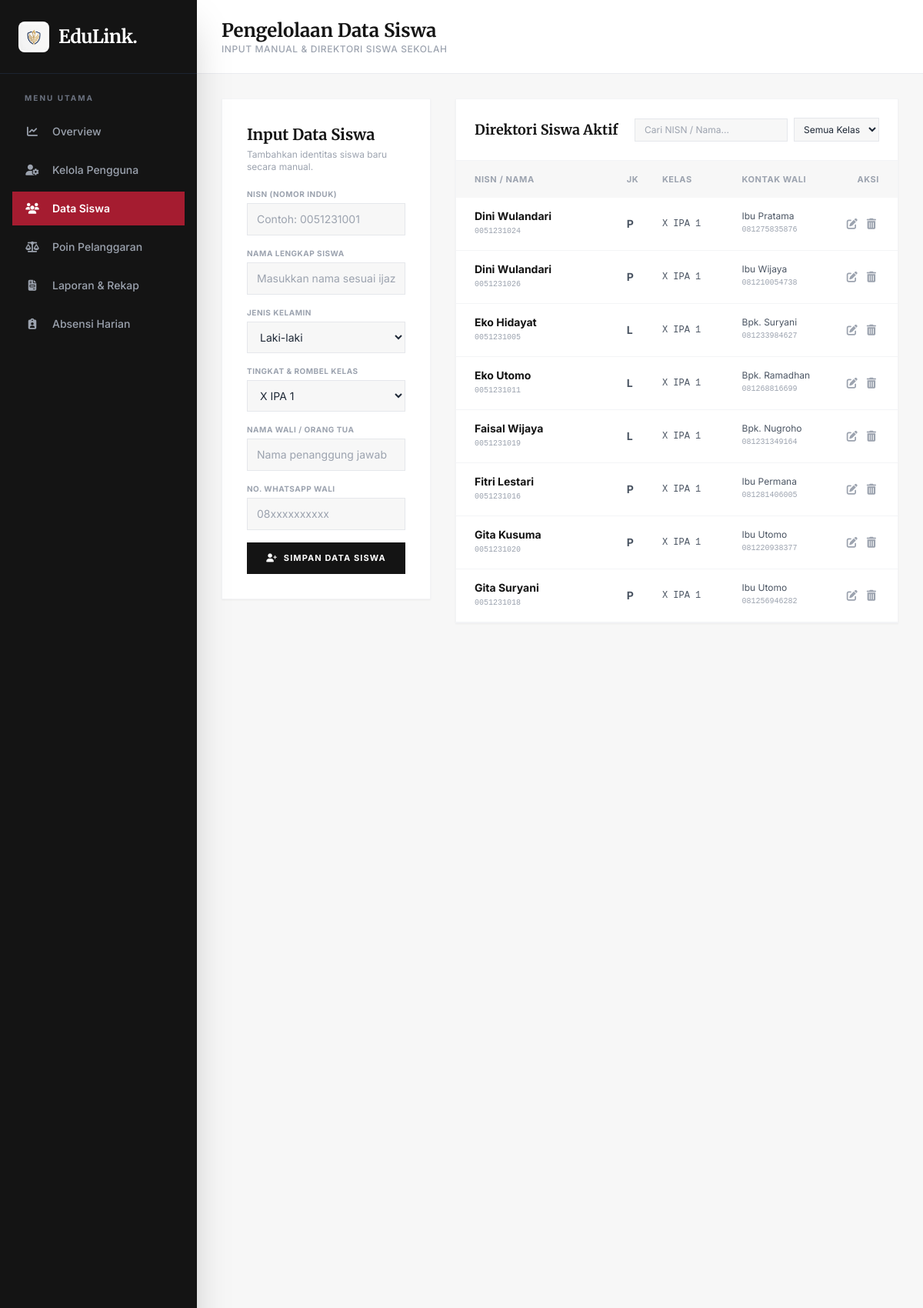
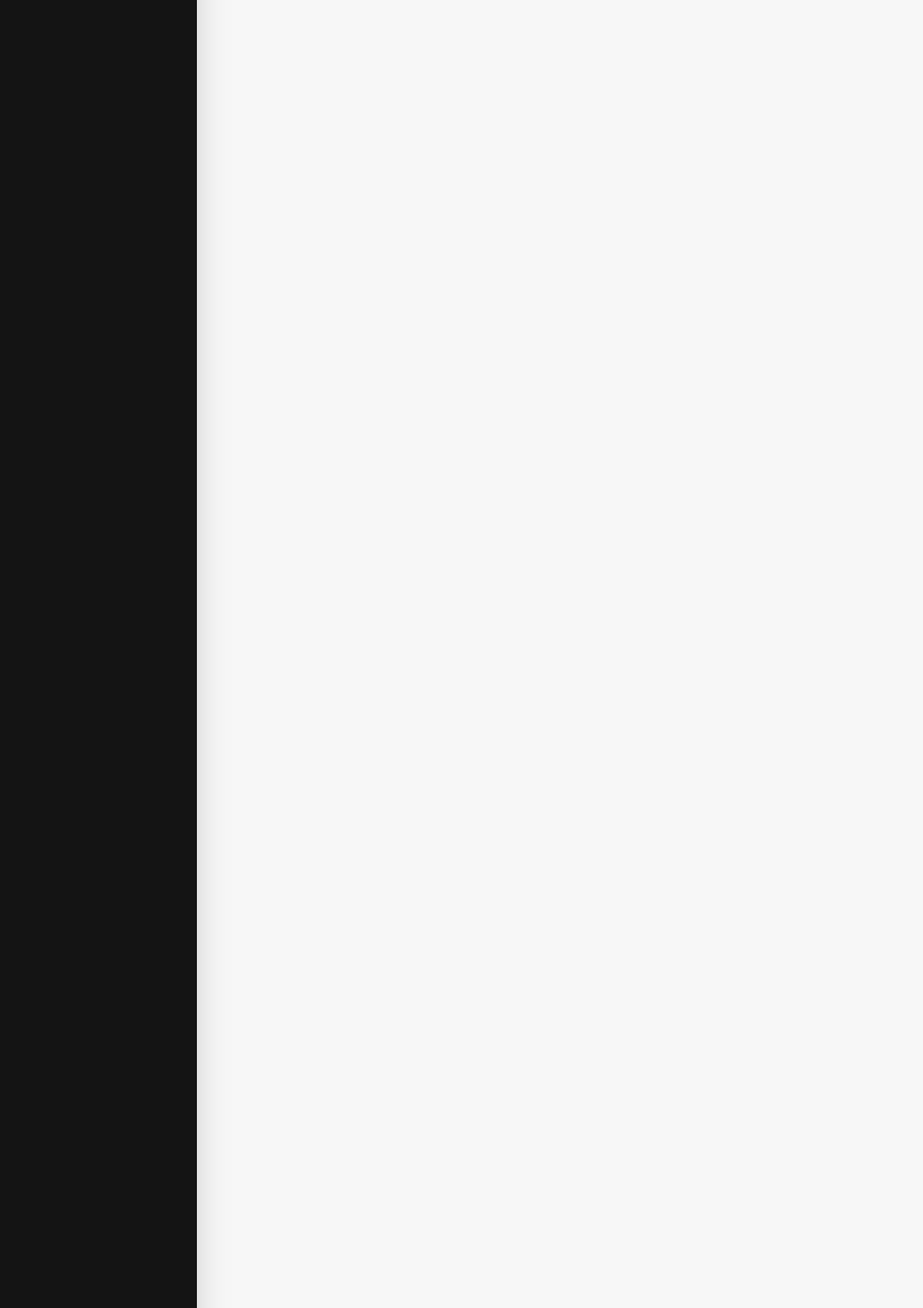
Screenshot of /siswa (signed in, upper part) with the database file from the repository (2 pictures, top to bottom).
### tables this page shows
CREATE TABLE siswa (
            id INTEGER PRIMARY KEY AUTOINCREMENT,
            nisn TEXT UNIQUE NOT NULL,
            nama_siswa TEXT NOT NULL,
            jenis_kelamin TEXT NOT NULL,
            kelas TEXT NOT NULL,
            nama_wali TEXT NOT NULL,
            no_hp_wali TEXT NOT NULL
        );

### backend/app.py (the view)
@app.route('/siswa')
def siswa():
    if 'user_id' not in session:
        return redirect(url_for('login'))
    conn = get_db_connection()
    daftar_siswa = conn.execute("SELECT * FROM siswa ORDER BY kelas ASC, nama_siswa ASC").fetchall()
    conn.close()
    return render_template('dashboard/siswa.html', nama_user=session['nama'], siswa_list=daftar_siswa)

### backend/modules/database.py (called while the page is built)
def get_db_connection():
    conn = sqlite3.connect(DB_PATH)
    conn.row_factory = sqlite3.Row
    return conn

### frontend/templates/dashboard/siswa.html (shortened to what this page needs)
<!DOCTYPE html>
<html lang="id">
<head>
    <script src="https://cdn.tailwindcss.com"></script>
    <link rel="stylesheet" href="https://cdnjs.cloudflare.com/ajax/libs/font-awesome/6.4.0/css/all.min.css">
</head>
<body class="bg-eduPaper text-gray-800 font-sans h-screen flex overflow-hidden selection:bg-eduCrimson-600 selection:text-white">
    <aside id="sidebar" class="fixed lg:static top-0 left-0 h-full w-64 bg-eduDark-900 text-gray-400 flex flex-col shadow-2xl z-40 shrink-0 transform -translate-x-full lg:translate-x-0 transition-transform duration-300">
        <div class="h-20 lg:h-24 flex items-center justify-between px-6 border-b border-gray-800/80">
            <div class="flex items-center gap-3">
                <div class="w-10 h-10 rounded-lg bg-white p-1 flex items-center justify-center shrink-0 border-none shadow-none">
                    <img src="{{ url_for('static', filename='images/edulink-logo.webp') }}" alt="EduLink Logo" class="w-full h-full object-contain mix-blend-multiply scale-110">
                </div>
                <span class="text-2xl font-serif font-bold text-white tracking-tight">EduLink.</span>
            </div>
        </div>
        <nav class="flex-1 overflow-y-auto py-6 px-4 flex flex-col gap-1.5">
            <p class="px-4 text-[10px] font-bold text-gray-500 uppercase tracking-[0.2em] mb-2">Menu Utama</p>
            <a href="/dashboard" class="flex items-center gap-4 px-4 py-3 hover:bg-eduDark-800 hover:text-white transition"><i class="fa-solid fa-chart-line text-sm w-5 text-center"></i><span class="text-sm font-medium">Overview</span></a>
            <a href="/users" class="flex items-center gap-4 px-4 py-3 hover:bg-eduDark-800 hover:text-white transition"><i class="fa-solid fa-user-gear text-sm w-5 text-center"></i><span class="text-sm font-medium">Kelola Pengguna</span></a>
            <a href="/siswa" class="flex items-center gap-4 px-4 py-3 bg-eduCrimson-600 text-white transition"><i class="fa-solid fa-users text-sm w-5 text-center"></i><span class="text-sm font-semibold">Data Siswa</span></a>
            <a href="/poin" class="flex items-center gap-4 px-4 py-3 hover:bg-eduDark-800 hover:text-white transition"><i class="fa-solid fa-scale-balanced text-sm w-5 text-center"></i><span class="text-sm font-medium">Poin Pelanggaran</span></a>
            <a href="/laporan" class="flex items-center gap-4 px-4 py-3 hover:bg-eduDark-800 hover:text-white transition"><i class="fa-solid fa-file-invoice text-sm w-5 text-center"></i><span class="text-sm font-medium">Laporan & Rekap</span></a>
            <a href="/absensi" class="flex items-center gap-4 px-4 py-3 hover:bg-eduDark-800 hover:text-white transition"><i class="fa-solid fa-clipboard-user text-sm w-5 text-center"></i><span class="text-sm font-medium">Absensi Harian</span></a>
        </nav>
    </aside>
    <main class="flex-1 flex flex-col h-full relative z-10 min-w-0">
        <header class="h-20 lg:h-24 bg-white border-b border-gray-200/80 flex items-center justify-between px-4 sm:px-8 shrink-0">
            <div class="flex items-center gap-3">
                <div>
                    <h1 class="text-lg sm:text-2xl font-serif font-bold text-eduDark-900 leading-tight">Pengelolaan Data Siswa</h1>
                    <p class="text-[10px] sm:text-xs text-gray-400 font-medium uppercase tracking-wider hidden sm:block">Input Manual & Direktori Siswa Sekolah</p>
                </div>
            </div>
        </header>
        <div class="flex-1 overflow-y-auto p-4 sm:p-8 space-y-6 sm:space-y-8">
            <div class="grid grid-cols-1 lg:grid-cols-3 gap-6 sm:gap-8 items-start">
                <div class="bg-white p-5 sm:p-8 border border-gray-100 shadow-sm">
                    <h3 class="font-serif font-bold text-lg sm:text-xl text-eduDark-900 mb-1">Input Data Siswa</h3>
                    <p class="text-xs text-gray-400 mb-5">Tambahkan identitas siswa baru secara manual.</p>
                    <form action="#" method="POST" autocomplete="off" class="space-y-4">
                        <div>
                            <label class="text-[10px] font-bold text-gray-400 uppercase tracking-wider block mb-1">NISN (Nomor Induk)</label>
                            <input type="text" name="nisn" required placeholder="Contoh: 0051231001" class="w-full bg-eduPaper border border-gray-200 text-xs sm:text-sm py-2.5 px-3 focus:outline-none focus:border-eduCrimson-600">
                        </div>
                        <div>
                            <label class="text-[10px] font-bold text-gray-400 uppercase tracking-wider block mb-1">Nama Lengkap Siswa</label>
                            <input type="text" name="nama_siswa" required placeholder="Masukkan nama sesuai ijazah" class="w-full bg-eduPaper border border-gray-200 text-xs sm:text-sm py-2.5 px-3 focus:outline-none focus:border-eduCrimson-600">
                        </div>
                        <div>
                            <label class="text-[10px] font-bold text-gray-400 uppercase tracking-wider block mb-1">Jenis Kelamin</label>
                            <select name="jenis_kelamin" required class="w-full bg-eduPaper border border-gray-200 text-xs sm:text-sm py-2.5 px-3 focus:outline-none focus:border-eduCrimson-600">
                                <option value="L">Laki-laki</option>
                            </select>
                        </div>
                        <div>
                            <label class="text-[10px] font-bold text-gray-400 uppercase tracking-wider block mb-1">Tingkat & Rombel Kelas</label>
                            <select name="kelas" required class="w-full bg-eduPaper border border-gray-200 text-xs sm:text-sm py-2.5 px-3 focus:outline-none focus:border-eduCrimson-600">
                                <option value="X IPA 1">X IPA 1</option>
                            </select>
                        </div>
                        <div>
                            <label class="text-[10px] font-bold text-gray-400 uppercase tracking-wider block mb-1">Nama Wali / Orang Tua</label>
                            <input type="text" name="nama_wali" placeholder="Nama penanggung jawab" class="w-full bg-eduPaper border border-gray-200 text-xs sm:text-sm py-2.5 px-3 focus:outline-none focus:border-eduCrimson-600">
                        </div>
                        <div>
                            <label class="text-[10px] font-bold text-gray-400 uppercase tracking-wider block mb-1">No. WhatsApp Wali</label>
                            <input type="text" name="no_hp_wali" placeholder="08xxxxxxxxxx" class="w-full bg-eduPaper border border-gray-200 text-xs sm:text-sm py-2.5 px-3 focus:outline-none focus:border-eduCrimson-600">
                        </div>
                        <button type="submit" class="w-full bg-eduDark-900 hover:bg-eduCrimson-600 text-white font-bold py-3 transition text-[11px] uppercase tracking-widest mt-2">
                            <i class="fa-solid fa-user-plus mr-1"></i> Simpan Data Siswa
                        </button>
                    </form>
                </div>
                <div class="lg:col-span-2 bg-white border border-gray-100 shadow-sm">
                    <div class="p-4 sm:p-6 border-b border-gray-100 flex flex-wrap justify-between items-center gap-3">
                        <h3 class="font-serif font-bold text-base sm:text-lg text-eduDark-900">Direktori Siswa Aktif</h3>
                        <div class="flex items-center gap-2">
                            <input type="text" id="searchSiswa" onkeyup="filterTable()" placeholder="Cari NISN / Nama..." class="bg-eduPaper border border-gray-200 text-xs py-1.5 px-3 focus:outline-none">
                            <select id="selectKelasFilter" onchange="filterTable()" class="bg-eduPaper border border-gray-200 text-xs py-1.5 px-2 focus:outline-none">
                                <option value="">Semua Kelas</option>
                            </select>
                        </div>
                    </div>
                    <div class="overflow-x-auto max-h-[600px] overflow-y-auto">
                        <table class="w-full text-left text-xs sm:text-sm text-gray-600 min-w-[550px]">
                            <thead class="bg-eduPaper text-[10px] sm:text-[11px] uppercase font-bold text-gray-400 tracking-wider sticky top-0 bg-eduPaper z-10">
                                <tr>
                                    <th class="pl-6 py-3.5">NISN / Nama</th>
                                    <th class="px-3 py-3.5">JK</th>
                                    <th class="px-3 py-3.5">Kelas</th>
                                    <th class="px-3 py-3.5">Kontak Wali</th>
                                    <th class="pr-6 py-3.5 text-right">Aksi</th>
                                </tr>
                            </thead>
                            <tbody id="studentTableBody" class="divide-y divide-gray-100">
                                {% for s in siswa_list %}
                                <tr class="hover:bg-gray-50/80 student-row" data-kelas="{{ s.kelas }}">
                                    <td class="pl-6 py-3.5">
                                        <p class="font-bold text-eduDark-900 student-name">{{ s.nama_siswa }}</p>
                                        <p class="text-[10px] font-mono text-gray-400 student-nisn">{{ s.nisn }}</p>
                                    </td>
                                    <td class="px-3 py-3.5 font-bold">{{ s.jenis_kelamin }}</td>
                                    <td class="px-3 py-3.5 font-mono text-xs">{{ s.kelas }}</td>
                                    <td class="px-3 py-3.5">
                                        <p class="text-xs">{{ s.nama_wali }}</p>
                                        <p class="text-[10px] text-gray-400 font-mono">{{ s.no_hp_wali }}</p>
                                    </td>
                                    <td class="pr-6 py-3.5 text-right">
                                        <button class="p-1 text-gray-400 hover:text-eduCrimson-600"><i class="fa-solid fa-pen-to-square"></i></button>
                                        <button class="p-1 text-gray-400 hover:text-red-600"><i class="fa-solid fa-trash-can"></i></button>
                                    </td>
                                </tr>
                                {% else %}
                                <tr>
                                    <td colspan="5" class="text-center py-6 text-gray-400 italic">Belum ada data siswa tersimpan.</td>
                                </tr>
                                {% endfor %}
                            </tbody>
                        </table>
                    </div>
                </div>
            </div>
        </div>
    </main>
</body>
</html>

### rows the page displays
siswa: nama_siswa "Dini Wulandari", nisn "0051231024", jenis_kelamin "P", kelas "X IPA 1", nama_wali "Ibu Pratama", no_hp_wali "081275835876"
siswa: nama_siswa "Dini Wulandari", nisn "0051231026", jenis_kelamin "P", kelas "X IPA 1", nama_wali "Ibu Wijaya", no_hp_wali "081210054738"
siswa: nama_siswa "Eko Hidayat", nisn "0051231005", jenis_kelamin "L", kelas "X IPA 1", nama_wali "Bpk. Suryani", no_hp_wali "081233984627"
siswa: nama_siswa "Eko Utomo", nisn "0051231011", jenis_kelamin "L", kelas "X IPA 1", nama_wali "Bpk. Ramadhan", no_hp_wali "081268816699"
siswa: nama_siswa "Faisal Wijaya", nisn "0051231019", jenis_kelamin "L", kelas "X IPA 1", nama_wali "Bpk. Nugroho", no_hp_wali "081231349164"
siswa: nama_siswa "Fitri Lestari", nisn "0051231016", jenis_kelamin "P", kelas "X IPA 1", nama_wali "Ibu Permana", no_hp_wali "081281406005"
siswa: nama_siswa "Gita Kusuma", nisn "0051231020", jenis_kelamin "P", kelas "X IPA 1", nama_wali "Ibu Utomo", no_hp_wali "081220938377"
siswa: nama_siswa "Gita Suryani", nisn "0051231018", jenis_kelamin "P", kelas "X IPA 1", nama_wali "Ibu Utomo", no_hp_wali "081256946282"
